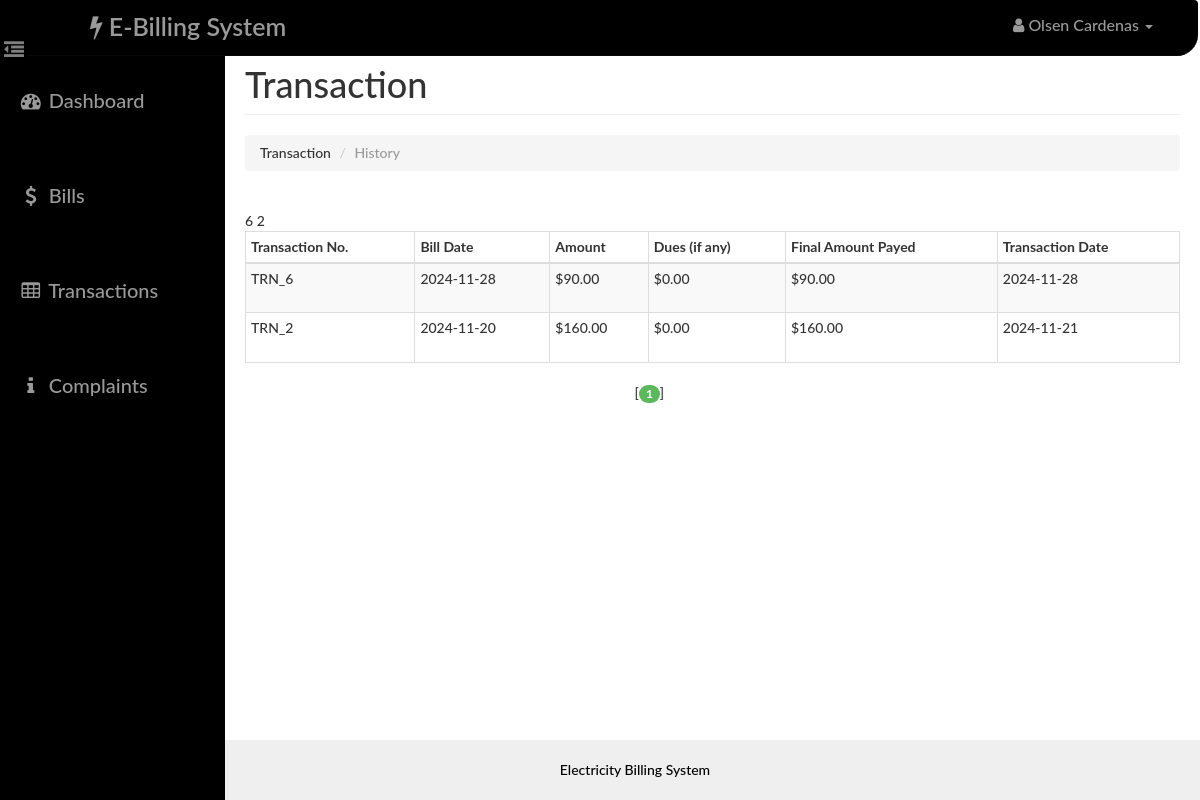
The app's page /user/transaction.php (signed in) with its own data.
### tables this page shows
CREATE TABLE IF NOT EXISTS `transaction` (
  `id` int NOT NULL AUTO_INCREMENT,
  `bid` int NOT NULL,
  `payable` decimal(10,2) NOT NULL,
  `pdate` date DEFAULT NULL,
  `status` varchar(10) NOT NULL,
  PRIMARY KEY (`id`),
  KEY `bid` (`bid`)
);

CREATE TABLE IF NOT EXISTS `bill` (
  `id` int NOT NULL AUTO_INCREMENT,
  `aid` int NOT NULL,
  `uid` int NOT NULL,
  `units` int NOT NULL,
  `amount` decimal(10,2) NOT NULL,
  `status` varchar(10) NOT NULL,
  `bdate` date NOT NULL,
  `ddate` date NOT NULL,
  PRIMARY KEY (`id`),
  KEY `aid` (`aid`),
  KEY `uid` (`uid`)
);

### user/paging1.php (called while the page is built, shortened)
<?php
    $rowsperpage = 5;
    if (isset($_GET['currentpage']) && is_numeric($_GET['currentpage'])) {
       $currentpage = (int) $_GET['currentpage'];
    } else {
       $currentpage = 1;
    }
    $offset = ($currentpage - 1) * $rowsperpage;
 ?>

### includes/user.php (called while the page is built, shortened)
<?php
    function retrieve_transaction_history($id,$offset, $rowsperpage) {
        global $con;
        $query  = "SELECT transaction.id AS id , bill.bdate AS bdate, transaction.pdate AS pdate, transaction.payable AS payable, ";
        $query .= " bill.amount AS amount ,transaction.payable-bill.amount AS dues ";
        $query .= "FROM bill , transaction ";
        $query .= "WHERE transaction.bid=bill.id AND bill.uid={$id} ";
        $query .= "ORDER BY bill.ddate desc ";
        $query .= "LIMIT {$offset}, {$rowsperpage} ";
        $result = mysqli_query($con,$query);
        return $result;
    }
 ?>

### user/transaction.php (the view, shortened to what this page needs)
<?php
    require_once('head_html.php');
    require_once('../Includes/session.php');
    require_once('../Includes/user.php');
?>
<body>
    <div id="wrapper">
       <?php
            require_once("nav.php");
            require_once("sidebar.php");
        ?>
        <div id="page-content-wrapper">
            <div class="container-fluid">
                <div class="row">
                    <div class="col-lg-12">
                        <h1 class="page-header">
                            Transaction
                        </h1>
                        <ol class="breadcrumb">
                          <li>Transaction</li>
                          <li class="active">History</li>
                        </ol>
                        <div class="table-responsive">
                            <table class="table table-hover table-striped table-bordered table-condensed">
                                <thead>
                                    <tr>
                                        <th>Transaction No.</th>
                                        <th>Bill Date</th>
                                        <th>Amount</th>
                                        <th>Dues (if any)</th>
                                        <th>Final Amount Payed</th>
                                        <th>Transaction Date</th>
                                    </tr>
                                </thead>
                                <tbody>
                                    <?php
                                    $id=$_SESSION['uid'];
                                    $query1 = "SELECT COUNT(*) FROM bill , transaction WHERE transaction.bid=bill.id AND bill.uid={$id}  ";
                                    $result1 = mysqli_query($con,$query1);
                                    include("paging1.php");
                                    $result = retrieve_transaction_history($_SESSION['uid'],$offset, $rowsperpage);
                                    while($row = mysqli_fetch_assoc($result)){
                                    ?>
                                        <tr>
                                            <td>
                                                <?php
                                                    if($row['pdate']!=NULL) echo 'TRN_'.$row['id'] ;
                                                    else echo "-";
                                                 ?>
                                            </td>
                                            <td height="50"><?php echo $row['bdate'] ?></td>
                                            <td><?php echo '$'.$row['amount'] ?></td>
                                            <td><?php echo '$'.$row['dues'] ?></td>
                                            <td><?php echo '$'.$row['payable'] ?></td>
                                            <td>
                                                <?php
                                                    if($row['pdate']!=NULL) echo $row['pdate'];
                                                    else echo "TRANSACTION PENDING";
                                                ?>
                                            </td>
                                        </tr>
                                    <?php } ?>
                                </tbody>
                            </table>
                            <?php include("paging2.php");  ?>
                        </div>
                    </div>
                </div>
            </div>
        </div>
    </div>
    <?php
    require_once("footer.php");
    ?>
</body>
</html>

### assets/css/dash_user.css (style rules this page uses)
body, html { width: 100%; height: 100%; }
body, h1, h2, h3, h4, h5, h6 { font-family: "Lato","Helvetica Neue",Helvetica,Arial,sans-serif; font-weight: 500; }
#wrapper { padding-left: 10px; padding-top: 5px; -webkit-transition: all 0.5s ease; -moz-transition: all 0.5s ease; -o-transition: all 0.5s ease; transition: all 0.5s ease; }
#page-content-wrapper { width: 100%; padding: 15px; min-height:580px; }
@media (min-width:768px) { #wrapper { padding-left: 225px; } }
@media (min-width:768px) { #page-content-wrapper { padding: 20px; } }
.table-responsive { padding-top: 20px; padding-bottom: 20px; }

### records on screen
transaction: id "6", bid.bdate "2024-11-28", bid.amount "90.00", dues "0.00", payable "90.00", pdate "2024-11-28"
transaction: id "2", bid.bdate "2024-11-20", bid.amount "160.00", dues "0.00", payable "160.00", pdate "2024-11-21"

### other values on screen
$user "Olsen Cardenas"
